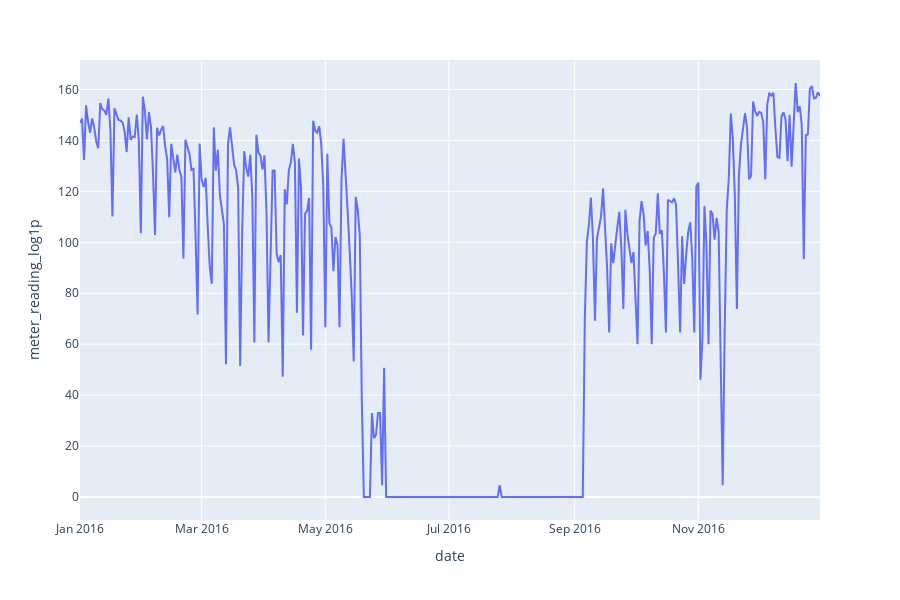

Notebook source saved alongside this figure:
### Code cell
plot_date_usage(train_df, meter=3, building_id=1000)

### Figure 1 — Plotly figure (JSON) as saved in the notebook; plotly's stock layout.template omitted (floating-point values rounded to 4 significant figures; data arrays with more than 128 entries replaced by an {"elided": "..."} marker saying what was removed)
{"data": [{"hoverlabel": {"namelength": 0}, "hovertemplate": "date=%{x}<br>meter_reading_log1p=%{y}", "legendgroup": "", "line": {"color": "#636efa", "dash": "solid"}, "mode": "lines", "name": "", "showlegend": false, "type": "scatter", "x": {"elided": "366 str values"}, "xaxis": "x", "y": {"elided": "366 float values"}, "yaxis": "y"}], "layout": {"height": 600, "legend": {"tracegroupgap": 0}, "margin": {"t": 60}, "xaxis": {"anchor": "y", "domain": [0, 1], "title": {"text": "date"}}, "yaxis": {"anchor": "x", "domain": [0, 1], "title": {"text": "meter_reading_log1p"}}}}
